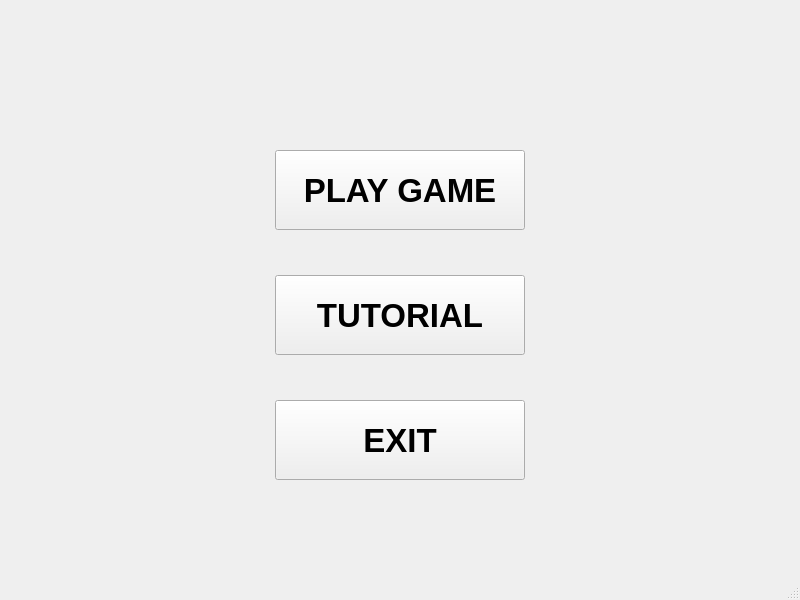
<?xml version="1.0" encoding="UTF-8"?>
<ui version="4.0">
 <class>MainMenu</class>
 <widget class="QMainWindow" name="MainMenu">
  <property name="geometry">
   <rect>
    <x>0</x>
    <y>0</y>
    <width>800</width>
    <height>600</height>
   </rect>
  </property>
  <property name="windowTitle">
   <string>MainWindow</string>
  </property>
  <widget class="QWidget" name="centralwidget">
   <widget class="QStackedWidget" name="stackedWidget">
    <property name="geometry">
     <rect>
      <x>0</x>
      <y>0</y>
      <width>800</width>
      <height>600</height>
     </rect>
    </property>
    <widget class="QWidget" name="menuPage">
     <widget class="QPushButton" name="playButton">
      <property name="geometry">
       <rect>
        <x>275</x>
        <y>150</y>
        <width>250</width>
        <height>80</height>
       </rect>
      </property>
      <property name="font">
       <font>
        <pointsize>25</pointsize>
        <weight>75</weight>
        <bold>true</bold>
       </font>
      </property>
      <property name="cursor">
       <cursorShape>PointingHandCursor</cursorShape>
      </property>
      <property name="text">
       <string>PLAY GAME</string>
      </property>
     </widget>
     <widget class="QPushButton" name="exitButton">
      <property name="geometry">
       <rect>
        <x>275</x>
        <y>400</y>
        <width>250</width>
        <height>80</height>
       </rect>
      </property>
      <property name="font">
       <font>
        <pointsize>25</pointsize>
        <weight>75</weight>
        <bold>true</bold>
       </font>
      </property>
      <property name="cursor">
       <cursorShape>PointingHandCursor</cursorShape>
      </property>
      <property name="mouseTracking">
       <bool>false</bool>
      </property>
      <property name="text">
       <string>EXIT</string>
      </property>
     </widget>
     <widget class="QLabel" name="label">
      <property name="geometry">
       <rect>
        <x>90</x>
        <y>250</y>
        <width>81</width>
        <height>91</height>
       </rect>
      </property>
      <property name="text">
       <string/>
      </property>
     </widget>
     <widget class="QPushButton" name="tutorialButton">
      <property name="geometry">
       <rect>
        <x>275</x>
        <y>275</y>
        <width>250</width>
        <height>80</height>
       </rect>
      </property>
      <property name="font">
       <font>
        <pointsize>25</pointsize>
        <weight>75</weight>
        <bold>true</bold>
       </font>
      </property>
      <property name="cursor">
       <cursorShape>PointingHandCursor</cursorShape>
      </property>
      <property name="mouseTracking">
       <bool>false</bool>
      </property>
      <property name="text">
       <string>TUTORIAL</string>
      </property>
     </widget>
     <zorder>label</zorder>
     <zorder>playButton</zorder>
     <zorder>exitButton</zorder>
     <zorder>tutorialButton</zorder>
    </widget>
    <widget class="QWidget" name="tutorialPage">
     <widget class="QPushButton" name="pushButton">
      <property name="geometry">
       <rect>
        <x>700</x>
        <y>520</y>
        <width>75</width>
        <height>23</height>
       </rect>
      </property>
      <property name="text">
       <string>Menu</string>
      </property>
     </widget>
     <widget class="QPlainTextEdit" name="plainTextEdit">
      <property name="geometry">
       <rect>
        <x>100</x>
        <y>130</y>
        <width>591</width>
        <height>341</height>
       </rect>
      </property>
      <property name="font">
       <font>
        <pointsize>12</pointsize>
       </font>
      </property>
      <property name="plainText">
       <string/>
      </property>
     </widget>
    </widget>
   </widget>
  </widget>
  <widget class="QMenuBar" name="menubar">
   <property name="geometry">
    <rect>
     <x>0</x>
     <y>0</y>
     <width>800</width>
     <height>22</height>
    </rect>
   </property>
  </widget>
  <widget class="QStatusBar" name="statusbar"/>
 </widget>
 <resources/>
 <connections/>
</ui>
